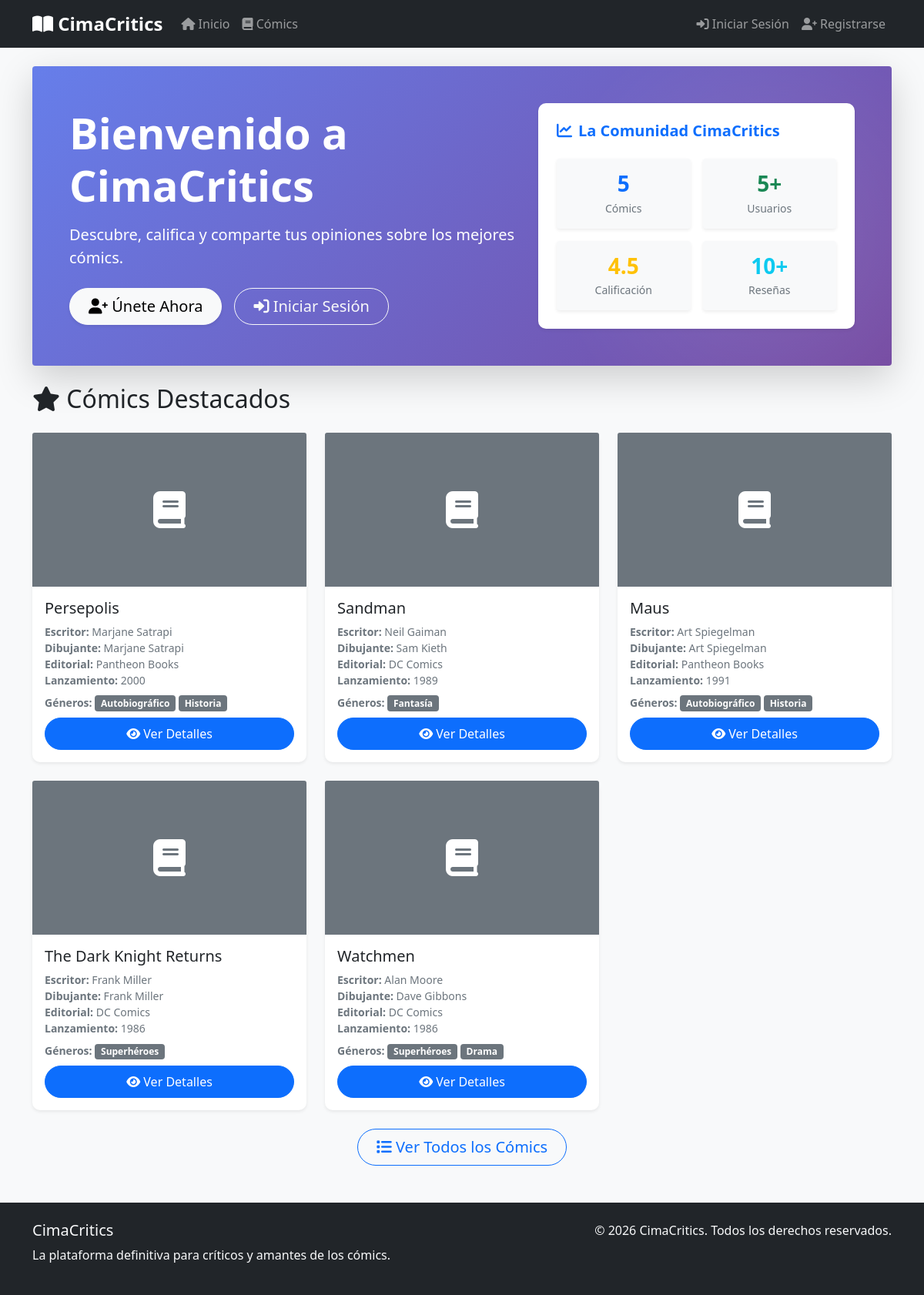
/index, run on the app's committed database.
### models/__init__.py (models this page shows, shortened)
class Comic(db.Model):
    __tablename__ = 'comic'
    id = db.Column(db.Integer, primary_key=True)
    titulo = db.Column(db.String(128), nullable=False)
    escritor = db.Column(db.String(64), nullable=False)
    dibujante = db.Column(db.String(64), nullable=False)
    lanzamiento = db.Column(db.String(32))
    editorial = db.Column(db.String(64))
    descripcion = db.Column(db.Text)
    imagen_url = db.Column(db.String(256))
    fecha_creacion = db.Column(db.DateTime, default=datetime.utcnow)
    promedio_calificacion = db.Column(db.Float, default=0.0)
    reviews = db.relationship('Review', backref='comic', lazy='dynamic')
    generos = db.relationship('Genero', secondary=comic_genero, lazy='subquery',
        backref=db.backref('comics', lazy=True))

class Genero(db.Model):
    __tablename__ = 'genero'
    id = db.Column(db.Integer, primary_key=True)
    nombre = db.Column(db.String(32), unique=True, nullable=False)

### routes/main.py (the view)
@app.route('/')
@app.route('/index')
def index():
    comics = Comic.query.order_by(Comic.fecha_creacion.desc()).limit(6).all()
    return render_template('index.html', title='Inicio', comics=comics)

### templates/index.html (shortened to what this page needs)
{% extends "base.html" %}
{% block content %}
<div class="row">
    <div class="col-12">
        <div class="hero-section bg-primary text-white rounded p-5 mb-4 shadow-lg position-relative overflow-hidden">
            <div class="row align-items-center position-relative" style="z-index: 2;">
                <div class="col-lg-7">
                    <h1 class="display-4 fw-bold mb-3">Bienvenido a CimaCritics</h1>
                    <p class="lead mb-4">Descubre, califica y comparte tus opiniones sobre los mejores cómics.</p>
                    {% if not current_user.is_authenticated %}
                    <div class="d-flex gap-3 mt-4">
                        <a href="{{ url_for('register') }}" class="btn btn-light btn-lg px-4 shadow-sm">
                            <i class="fas fa-user-plus"></i> Únete Ahora
                        </a>
                        <a href="{{ url_for('login') }}" class="btn btn-outline-light btn-lg px-4">
                            <i class="fas fa-sign-in-alt"></i> Iniciar Sesión
                        </a>
                    </div>
                    {% else %}
                    <div class="mt-4">
                        <a href="{{ url_for('comics') }}" class="btn btn-light btn-lg px-4 shadow-sm">
                            <i class="fas fa-search"></i> Explorar Cómics
                        </a>
                    </div>
                    {% endif %}
                </div>
                <div class="col-lg-5 mt-5 mt-lg-0">
                    <div class="card bg-white text-dark shadow-sm border-0 rounded-4 opacity-90">
                        <div class="card-body p-4">
                            <h5 class="fw-bold mb-4 text-primary"><i class="fas fa-chart-line me-2"></i>La Comunidad CimaCritics</h5>
                            <div class="row g-3 text-center">
                                <div class="col-6">
                                    <div class="p-3 bg-light rounded shadow-sm">
                                        <h3 class="fw-bold text-primary mb-1">{{ comics|length }}</h3>
                                        <p class="small text-muted mb-0">Cómics</p>
                                    </div>
                                </div>
                                <div class="col-6">
                                    <div class="p-3 bg-light rounded shadow-sm">
                                        <h3 class="fw-bold text-success mb-1">5+</h3>
                                        <p class="small text-muted mb-0">Usuarios</p>
                                    </div>
                                </div>
                                <div class="col-6">
                                    <div class="p-3 bg-light rounded shadow-sm">
                                        <h3 class="fw-bold text-warning mb-1">4.5</h3>
                                        <p class="small text-muted mb-0">Calificación</p>
                                    </div>
                                </div>
                                <div class="col-6">
                                    <div class="p-3 bg-light rounded shadow-sm">
                                        <h3 class="fw-bold text-info mb-1">10+</h3>
                                        <p class="small text-muted mb-0">Reseñas</p>
                                    </div>
                                </div>
                            </div>
                        </div>
                    </div>
                </div>
            </div>
        </div>
    </div>
</div>
<div class="row">
    <div class="col-12">
        <h2 class="mb-4">
            <i class="fas fa-star"></i> Cómics Destacados
        </h2>
    </div>
</div>
<div class="row">
    {% for comic in comics %}
    <div class="col-md-6 col-lg-4 mb-4">
        <div class="card h-100 shadow-sm">
            {% if comic.imagen_url %}
            <img src="{{ comic.imagen_url }}" class="card-img-top" alt="{{ comic.titulo }}" style="height: 200px; object-fit: cover;">
            {% else %}
            <div class="card-img-top bg-secondary d-flex align-items-center justify-content-center" style="height: 200px;">
                <i class="fas fa-book fa-3x text-white"></i>
            </div>
            {% endif %}
            <div class="card-body d-flex flex-column">
                <h5 class="card-title">{{ comic.titulo }}</h5>
                <p class="card-text text-muted mb-2 small">
                    <strong>Escritor:</strong> {{ comic.escritor }}<br>
                    <strong>Dibujante:</strong> {{ comic.dibujante }}<br>
                    <strong>Editorial:</strong> {{ comic.editorial }}<br>
                    <strong>Lanzamiento:</strong> {{ comic.lanzamiento }}<br>
                    <span class="mt-2 d-inline-block">
                        <strong>Géneros:</strong>
                        {% for genero in comic.generos %}
                            <span class="badge bg-secondary">{{ genero.nombre }}</span>
                        {% endfor %}
                    </span>
                </p>
                <a href="{{ url_for('comic_detail', comic_id=comic.id) }}" class="btn btn-primary mt-auto">
                    <i class="fas fa-eye"></i> Ver Detalles
                </a>
            </div>
        </div>
    </div>
    {% endfor %}
</div>
<div class="row">
    <div class="col-12 text-center">
        <a href="{{ url_for('comics') }}" class="btn btn-outline-primary btn-lg">
            <i class="fas fa-list"></i> Ver Todos los Cómics
        </a>
    </div>
</div>
{% endblock %}

### templates/base.html (shortened to what this page needs)
<!DOCTYPE html>
<html lang="es">
<head>
    <link href="https://cdn.jsdelivr.net/npm/bootstrap@5.1.3/dist/css/bootstrap.min.css" rel="stylesheet">
    <link href="https://cdnjs.cloudflare.com/ajax/libs/font-awesome/6.0.0/css/all.min.css" rel="stylesheet">
    <link href="{{ url_for('static', filename='css/style.css') }}" rel="stylesheet">
</head>
<body>
    <nav class="navbar navbar-expand-lg navbar-dark bg-dark">
        <div class="container">
            <a class="navbar-brand" href="{{ url_for('index') }}">
                <i class="fas fa-book-open"></i> CimaCritics
            </a>
            <div class="collapse navbar-collapse" id="navbarNav">
                <ul class="navbar-nav me-auto">
                    <li class="nav-item">
                        <a class="nav-link" href="{{ url_for('index') }}">
                            <i class="fas fa-home"></i> Inicio
                        </a>
                    </li>
                    <li class="nav-item">
                        <a class="nav-link" href="{{ url_for('comics') }}">
                            <i class="fas fa-book"></i> Cómics
                        </a>
                    </li>
                </ul>
                <ul class="navbar-nav">
                    {% if current_user.is_authenticated %}
                        <li class="nav-item dropdown">
                            <a class="nav-link dropdown-toggle" href="#" id="userDropdown" role="button" data-bs-toggle="dropdown">
                                <i class="fas fa-user"></i> {{ current_user.nombre }}
                            </a>
                            <ul class="dropdown-menu">
                                <li><a class="dropdown-item" href="{{ url_for('perfil', user_id=current_user.id) }}">
                                    <i class="fas fa-user-circle"></i> Mi Perfil
                                </a></li>
                                <li><hr class="dropdown-divider"></li>
                                <li><a class="dropdown-item" href="{{ url_for('logout') }}">
                                    <i class="fas fa-sign-out-alt"></i> Cerrar Sesión
                                </a></li>
                            </ul>
                        </li>
                    {% else %}
                        <li class="nav-item">
                            <a class="nav-link" href="{{ url_for('login') }}">
                                <i class="fas fa-sign-in-alt"></i> Iniciar Sesión
                            </a>
                        </li>
                        <li class="nav-item">
                            <a class="nav-link" href="{{ url_for('register') }}">
                                <i class="fas fa-user-plus"></i> Registrarse
                            </a>
                        </li>
                    {% endif %}
                </ul>
            </div>
        </div>
    </nav>
    <main class="container mt-4">
        {% block content %}{% endblock %}
    </main>
    <footer class="bg-dark text-light mt-5 py-4">
        <div class="container">
            <div class="row">
                <div class="col-md-6">
                    <h5>CimaCritics</h5>
                    <p>La plataforma definitiva para críticos y amantes de los cómics.</p>
                </div>
                <div class="col-md-6 text-md-end">
                    <p>&copy; 2026 CimaCritics. Todos los derechos reservados.</p>
                </div>
            </div>
        </div>
    </footer>
</body>
</html>

### static/css/style.css (style rules this page uses)
body { font-family: 'Segoe UI', Tahoma, Geneva, Verdana, sans-serif; background-color: #f8f9fa; }
.navbar-brand { font-weight: bold; font-size: 1.5rem; }
.hero-section { background: linear-gradient(135deg, #667eea 0%, #764ba2 100%); border-radius: 15px; }
.card { border: none; border-radius: 10px; box-shadow: 0 2px 10px rgba(0,0,0,0.1); transition: transform 0.2s, box-shadow 0.2s; }
.btn { border-radius: 25px; padding: 0.5rem 1.5rem; font-weight: 500; transition: all 0.2s; }
.badge { font-size: 0.75rem; }

### data on the page
Comic: titulo "Persepolis", escritor "Marjane Satrapi", dibujante "Marjane Satrapi", editorial "Pantheon Books", lanzamiento "2000"
Genero: nombre "Autobiográfico"
Genero: nombre "Historia"
Comic: titulo "Sandman", escritor "Neil Gaiman", dibujante "Sam Kieth", editorial "DC Comics", lanzamiento "1989"
Genero: nombre "Fantasía"
Comic: titulo "Maus", escritor "Art Spiegelman", dibujante "Art Spiegelman", editorial "Pantheon Books", lanzamiento "1991"
Comic: titulo "The Dark Knight Returns", escritor "Frank Miller", dibujante "Frank Miller", editorial "DC Comics", lanzamiento "1986"
Genero: nombre "Superhéroes"
Comic: titulo "Watchmen", escritor "Alan Moore", dibujante "Dave Gibbons", editorial "DC Comics", lanzamiento "1986"
Genero: nombre "Drama"

### other printed values
{{ comics|length }} "5"
